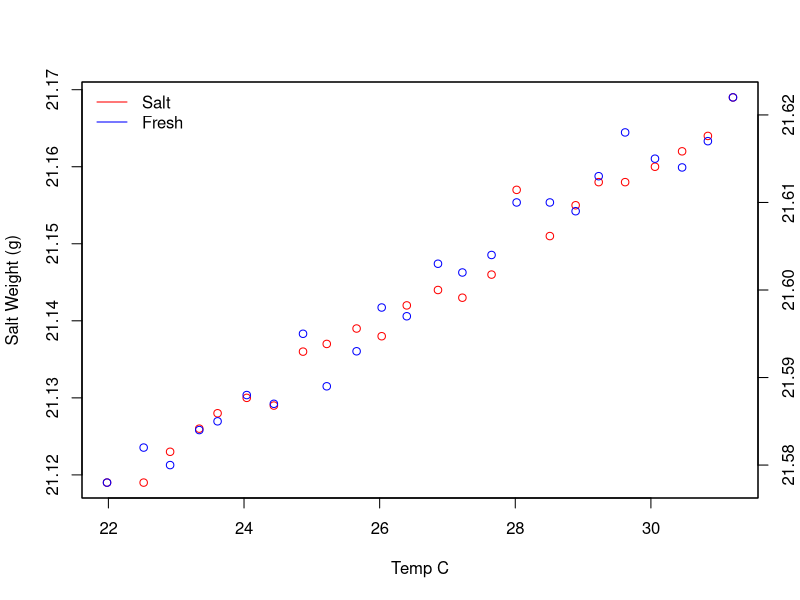
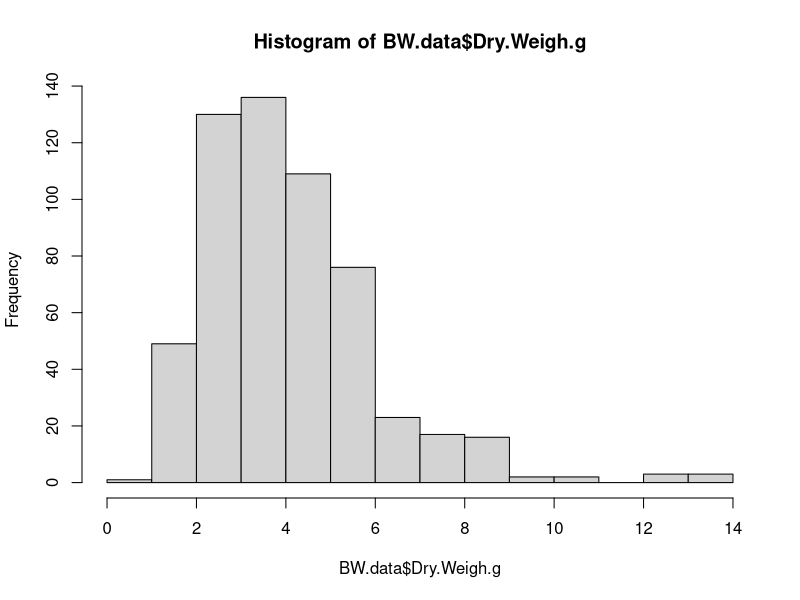

Generate these figures, in order, with R: (Note: this script raises an error after producing the figures.)
## ---- chunk 1
knitr::opts_chunk$set(echo = TRUE)
## ---- chunk 2
#rm(list=ls()) # removes all prior objects

library("car") #levenes test
library("ggplot2") #plotting
library("plotrix") #plotting
library("reshape") #data shaping
require("gridExtra") #Arrange Plots for output
require("plyr") #for ddply
require("dplyr")
require("utils")
library("reshape2") #data shaping
library(lubridate)

#load metadata
geno.frag<-read.csv("UROP_metadata_colony.csv")
  geno.frag$genotype<-as.factor(as.character(geno.frag$genotype))
  geno.frag$frag.id<-as.factor(as.character(geno.frag$frag.id))

#load shade levels
shade.levels<-read.csv("shade.levels.csv")
  shade.levels$frag.id<-as.factor(as.character(shade.levels$frag.id))
  shade.levels$treatment<-as.factor(as.character(shade.levels$treatment))
  shade.levels$light.level<-as.factor((shade.levels$light.level))
  shade.levels<-unique(shade.levels) #remove dups

  # geno_fragid<-geno.frag$frag.id               #Check for missing data
  # shade.levels_fragid<-shade.levels$frag.id
  #diffs<-as.data.frame(setdiff( geno_fragid, shade.levels_fragid))
  metadata<-merge(shade.levels,geno.frag, by.x="frag.id",no.dups=T)

#add in depth data
geno.depth<-read.csv("UROP_geno_Depth.csv")
  # meta_genoID<-metadata$genotype        ##### Check for missing data
  # depth_genoID<-geno.depth$genotype
  #diffs<-as.data.frame(setdiff(meta_genoID, depth_genoID)) # no depth data for 912, 916, 909, 911, 910, 922, 920
  metadata<-merge(metadata,geno.depth, by.x="genotype")

# add tank meta
tank<-read.csv("UROP_frag_tank.csv")

metadata<-merge(metadata,tank, by.x="frag.id")

## ---- chunk 3
BW.data.T0 <-read.csv('Buoyant_weight/UROP_BW_T0_20171029.csv') 
BW.data.T1 <-read.csv('Buoyant_weight/UROP_BW_T1_20171129.csv') 
BW.data.T2 <-read.csv('Buoyant_weight/UROP_BW_T2_20180108.csv')
BW.data <- rbind(BW.data.T0, BW.data.T1, BW.data.T2) #combine

BW.data<-merge(BW.data, metadata, by.x= "frag.id") 

  BW_fragid<-BW.data$frag.id
  meta_fragid<-metadata$frag.id
  setdiff(BW_fragid, meta_fragid) #check what we lose, 142 144  73 283 217  cannot find genotype info in MO notes


BW.data$frag.id<-as.factor(as.character(BW.data$frag.id))
BW.data$temp.c<-as.numeric(BW.data$temp.c)
BW.data$time.point<-as.factor(as.character(BW.data$time.point))

BW <- BW.data$mass.g
Temp <- BW.data$temp.C 


#HP
# load data 
CalData<-read.csv('Buoyant_weight/Bouyant_weight_calibration_curve.csv', header=T, sep=",")
#Data with Standard weights in grams in deionized water, saltwater, and the temp that they were measured at

#plot relationship between temp and Standard in fresh and salt water
plot(CalData$Temp, CalData$StandardSalt, col = 'red', ylab = 'Salt Weight (g)', xlab = 'Temp C')
par(new=TRUE)
plot(CalData$Temp, CalData$StandardFresh, col = 'blue',xaxt="n",yaxt="n",xlab="",ylab="")
axis(4)
mtext("'Fresh Weight (g)'",side=4,line=3)
legend("topleft",col=c("red","blue"),lty=1,legend=c("Salt","Fresh"), bty = "n")

#linear regression between temp and Standard
#Salt water standard measures
StandardSaltModel <- lm(CalData$StandardSalt~CalData$Temp)
summary(StandardSaltModel)
summary(StandardSaltModel)$r.squared
StandardSaltModel$coef

#Fresh water standard measures
StandardFreshModel <- lm(CalData$StandardFresh~CalData$Temp)
summary(StandardFreshModel)
summary(StandardFreshModel)$r.squared
StandardFreshModel$coef

BW <- BW.data$mass.g
Temp <- BW.data$temp.c 

BWCalc_Mcap <- function(StandardAir= 39.092, Temp, BW, CoralDensity = 2.03){
  #Parameters---------------------------------------------------------------
  # StandardAir is the weight of the Standard in air (Default set at 39.092 grams weighed on balance)
  # Temp is the temperature of the water during the coral measurement
  # BW is the buoywant weight of the coral
  # CoralDensity <- 2.03 #g cm-3, set aragonite density for Montipora from literature 
  #Montipora Arag = 2.03 g cm-3 average from table 2 in Anthony 2003 Functional Ecology 17:246-259
  

 #Calculation------------------------------------------------------------
  #Step 1: correct the Standard weights for temperature
  # StandardFresh is the weight of the Standard in  fresh water at temp x
  # StandardSalt is the weight of the Standard in salt water at temp x
  
  # This is based on a calibration curve for Standards weighed in fresh and salt water at many temps
StandardFresh <- StandardFreshModel$coef[-1]*Temp + StandardFreshModel$coef[1] 
StandardSalt <- StandardSaltModel$coef[-1]*Temp + StandardSaltModel$coef[1] 
  
  # Step 2: Use weight in air and freshwater of the  Standard to calculate
  # the density of the Standard (Davies eq. 4)
FreshDensity <- 1 #Fresh water has a density of 1 g/cm3
StandardDensity <- FreshDensity/(1-(StandardFresh/StandardAir)) 
  
  # Step 3: Calculate the density of seawater using the density of the Standard
  # (Spencer Davies eq. 3)
SWDensity <- StandardDensity*(1-(StandardSalt/StandardAir))
  
  # Step 4: Calculate the dry weight of the coral (Davies eq. 1)
CoralWeight <- BW/(1-(SWDensity/CoralDensity))
  
  return(CoralWeight) #returns coral dry weights in g
}
   
BW.data$Dry.Weigh.g <- BWCalc_Mcap(BW=BW, Temp=Temp) #use function to calculate dry weight
hist(BW.data$Dry.Weigh.g) #not normal
 #BW.data$Dry.Weigh.g_log<-log10(BW.data$Dry.Weigh.g+1)
 #hist(BW.data$Dry.Weigh.g_log) #better
#boxplot(BW.data$Dry.Weigh.g_log) #examine data


# Entering the tidyverse!!!
BW.data <- tibble(BW.data)
BW.data <- BW.data %>%
  select(-mass.g, -temp.c, -notes, -date, -tratment, -treatment) 

BW.data <- BW.data %>%
  mutate(big.tank = factor(big.tank),
         tank = factor(tank))
## ---- chunk 4
# Read in and tidy processed qPCR data
qpcr <- read_csv("qPCR/qpcr_processed.csv")

qpcr <- qpcr %>%
  select(frag.id, time, propD, dom = Dom, mix = Mix) %>%
  mutate(time.point = if_else(time == "Time1", "T0", "T2")) %>%
  select(-time)

# Join qPCR data with BW data and sample metadata
df <- full_join(BW.data, qpcr)

# Number of rows corresponding to each genotype at each time point
df %>%
  group_by(genotype, time.point) %>%
  dplyr::summarize(n = n()) %>%
  pivot_wider(names_from = time.point, values_from = n)

# Colony 867 has 8 frags associated with it--- change frags 47-50 to genotype 999
df <- df %>%
  mutate(genotype = as.character(genotype)) %>%
  mutate(genotype = if_else(frag.id %in% c("47", "48", "49", "50"), "999", genotype)) %>%
  mutate(genotype = factor(genotype))



df %>% filter(frag.id == 283)
BW.data.T0 %>% filter(frag.id == 283)



# Samples with qPCR data but NO BW data
missing_bw <- anti_join(qpcr, BW.data)
# Samples with BW data but NO qPCR data
missing_qpcr <- anti_join(BW.data, qpcr) %>%
   filter(time.point == "T0")





# Any genotypes with different symbionts?
df %>%
  group_by(genotype) %>%
  drop_na(dom) %>%
  dplyr::summarize(sym = paste0(unique(dom), collapse = ",")) %>%
  filter(nchar(sym) > 1)

# Look at data for one genotype
df %>%
  dplyr::filter(genotype == 867)  %>%
  arrange(frag.id, time.point) %>%
  print(n = nrow(.))
